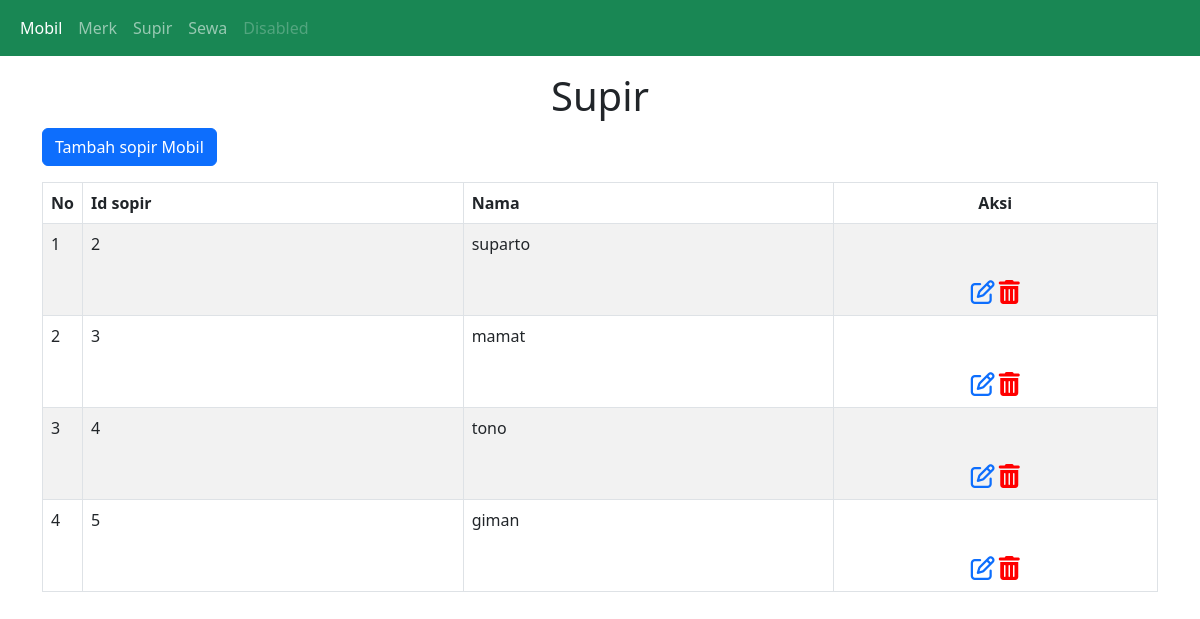
The app's page /supir.php with its own data.
### tables this page shows
CREATE TABLE `supir` (
  `id_supir` int(11) NOT NULL,
  `nama` varchar(20) NOT NULL
);

### supir.php (the view, shortened to what this page needs)
<?php
include "index.php";
?>
<div class="container mt-3">
<h1 class="text-center">Supir</h1>
  <a href="tambah_supir.php" class="btn btn-primary mb-3">Tambah sopir Mobil</a>
  <table class="table table-striped table-bordered">
    <thead>
      <tr>
        <th class="text-center" width="30">No</th>
        <th>Id sopir</th>
        <th>Nama</th>
        <th class="text-center">Aksi</th>
      </tr>
    </thead>
    <tbody>
      <?php
      $sql = "SELECT id_supir, nama FROM supir";
      $result = $conn->query($sql);
      if ($result->num_rows > 0) {
        $no=1;
        while($row = $result->fetch_assoc()) {
          echo "<tr>
          <td>".$no."</td>
          <td>".$row["id_supir"]."</td>
          <td>".$row["nama"]."</td>
          <td><div class='mt-5 text-center'><a href='edit_supir.php?id_supir=".$row["id_supir"]."'><i class='fa fa-edit' style='font-size:24px'></i></a>
          <a href='hapus_supir.php?id_supir=".$row["id_supir"]."'><i class='fa fa-trash-alt' style='font-size:24px;color:red'></i></a></div></td>
        </tr>";
        $no++;
        }
      } else {
        echo "0 results";
      }
      ?>
    </tbody>
  </table>
</div>

### records on screen
supir: id_supir "2", nama "suparto"
supir: id_supir "3", nama "mamat"
supir: id_supir "4", nama "tono"
supir: id_supir "5", nama "giman"
